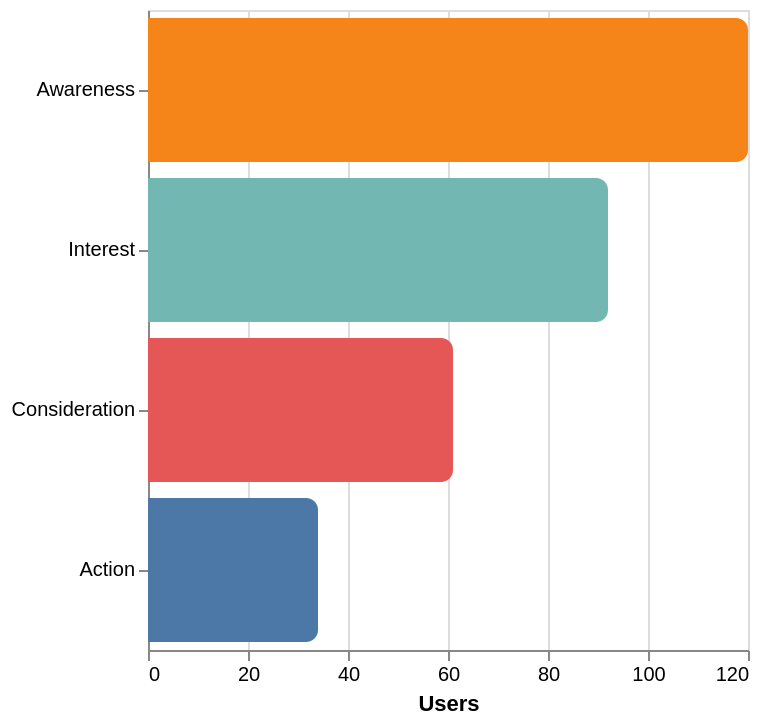

Here is the Vega-Lite specification saved for this chart:
### Vega-Lite specification from a JSON file in a GitHub repository (floating-point values rounded to 4 significant figures)
{"$schema": "https://vega.github.io/schema/vega-lite/v6.json", "width": "container", "height": 320, "data": {"values": [{"stage": "Awareness", "count": 120}, {"stage": "Interest", "count": 92}, {"stage": "Consideration", "count": 61}, {"stage": "Action", "count": 34}]}, "mark": {"type": "bar", "cornerRadiusEnd": 6}, "encoding": {"x": {"field": "count", "type": "quantitative", "title": "Users"}, "y": {"field": "stage", "type": "ordinal", "sort": "-x", "title": null}, "color": {"field": "stage", "type": "nominal", "legend": null}, "tooltip": [{"field": "stage", "type": "nominal"}, {"field": "count", "type": "quantitative"}]}}
